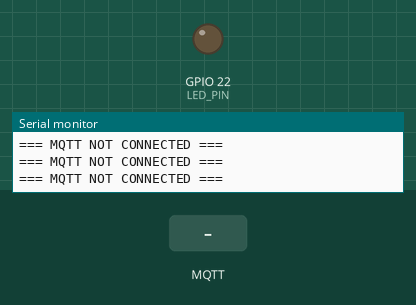
Recording of a sketch running on a simulated ESP32. Parts: output pins drawn as LEDs (lit = HIGH), the last lines printed to the serial monitor. The inputs (shaded band) are chosen by the test bench. No MQTT or app messages arrive unless stated.

Above: at 7.2 s.
7.3 s: MQTT message "1" arrives on the first subscribed topic
At 10.24 s:
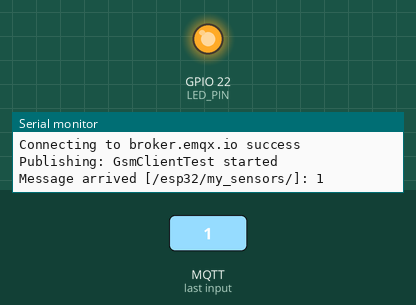
10.3 s: MQTT message "0" arrives on the first subscribed topic
At 11.5 s:
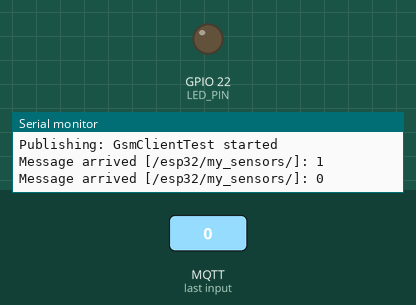
11.8 s: MQTT message "2" arrives on the first subscribed topic
At 12.7 s:
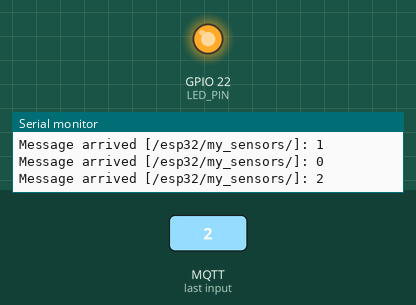
Timing chart, 0 to 14.8 s (numbered marks = the images above; inputs shaded):
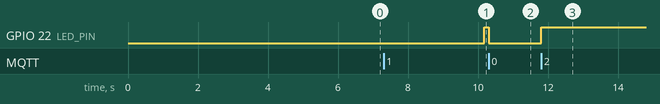

The sketch:

esp32.mini.SIM800L.MQTT.client.uncomm.210511.ino
```cpp
HardwareSerial SIM800L(2);

#define TINY_GSM_MODEM_SIM800
#define SerialAT SIM800L

#define TINY_GSM_DEBUG Serial

// Your GPRS credentials, if any
const char apn[] = "free";
const char gprsUser[] = "";
const char gprsPass[] = "";

// MQTT details
const char* broker = "broker.emqx.io";

const char* topicLed = "/esp32/my_sensors/";
const char* topicInit = "/esp32/my_sensors/";
const char* topicLedStatus = "/esp32/my_sensors/";

#include <TinyGsmClient.h>
#include <PubSubClient.h>

TinyGsm modem(SerialAT);
TinyGsmClient client(modem);
PubSubClient mqtt(client);

#define LED_PIN 22
int ledStatus = LOW;

uint32_t lastReconnectAttempt = 0;

void mqttCallback(char* topic, byte* payload, unsigned int len) {
  Serial.print("Message arrived [");
  Serial.print(topic);
  Serial.print("]: ");
  Serial.write(payload, len);
  Serial.println();

  // Only proceed if incoming message's topic matches
  if (String(topic) == topicLed) {
    ledStatus = !ledStatus;
    digitalWrite(LED_PIN, ledStatus);
    //mqtt.publish(topicLedStatus, ledStatus ? "1" : "0");
  }
}

boolean mqttConnect() {
  Serial.print("Connecting to ");
  Serial.print(broker);
  // Connect to MQTT Broker
  boolean status = mqtt.connect("GsmClientTest");
  // Or, if you want to authenticate MQTT:
  //boolean status = mqtt.connect("GsmClientName", "mqtt_user", "mqtt_pass");

  if (status == false) {
    Serial.println(" fail");
    return false;
  }
  Serial.println(" success");
  Serial.println("Publishing: GsmClientTest started");
  mqtt.publish(topicInit, "GsmClientTest started");
  mqtt.subscribe(topicLed);
  return mqtt.connected();
}

void setup() {
  Serial.begin(9600);
  delay(10);

  pinMode(LED_PIN, OUTPUT);
  Serial.println("Wait...");

  SerialAT.begin(9600);
  delay(6000);

  // Restart takes quite some time
  // To skip it, call init() instead of restart()
  Serial.println("Initializing modem...");
  modem.restart();
  // modem.init();

  String modemInfo = modem.getModemInfo();
  Serial.print("Modem Info: ");
  Serial.println(modemInfo);

  Serial.print("Waiting for network...");
  if (!modem.waitForNetwork()) {
    Serial.println(" fail");
    delay(10000);
    return;
  }
  Serial.println(" success");

  if (modem.isNetworkConnected()) {
    Serial.println("Network connected");
  }

    Serial.print(F("Connecting to "));
    Serial.print(apn);
    if (!modem.gprsConnect(apn, gprsUser, gprsPass)) {
      Serial.println(" fail");
      delay(10000);
      return;
    }
    Serial.println(" success");

  if (modem.isGprsConnected()) {
    Serial.println("GPRS connected");
  }


  // MQTT Broker setup
  mqtt.setServer(broker, 1883);
  mqtt.setCallback(mqttCallback);
}

void loop() {

  if (!mqtt.connected()) {
    Serial.println("=== MQTT NOT CONNECTED ===");
    // Reconnect every 10 seconds
    uint32_t t = millis();
    if (t - lastReconnectAttempt > 10000L) {
      lastReconnectAttempt = t;
      if (mqttConnect()) {
        lastReconnectAttempt = 0;
      }
    }
    delay(100);
    return;
  }

  mqtt.loop();
}
```

Measured:
- after the input at 7.3 s, GPIO 22 (LED_PIN): LOW → HIGH after 2.9 s
- after the input at 10.3 s, GPIO 22 (LED_PIN): HIGH → LOW at once
- after the input at 11.8 s, GPIO 22 (LED_PIN): LOW → HIGH at once
